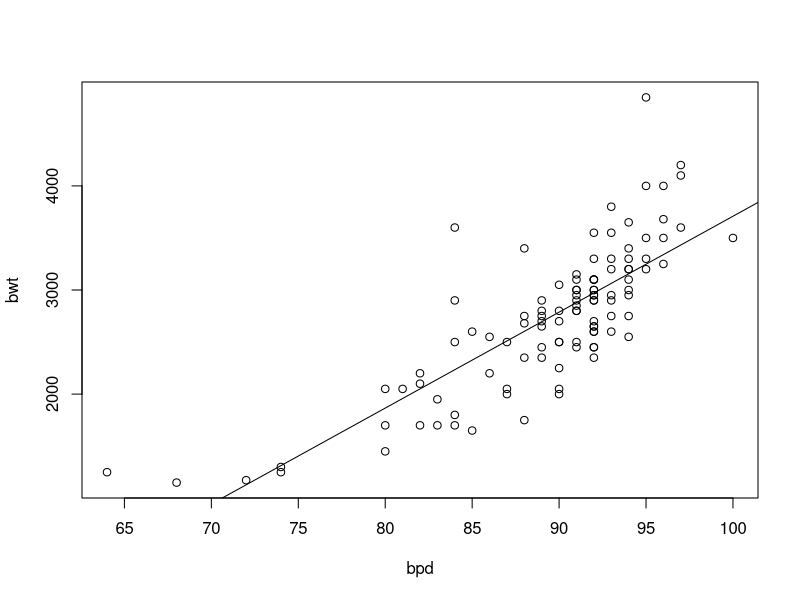
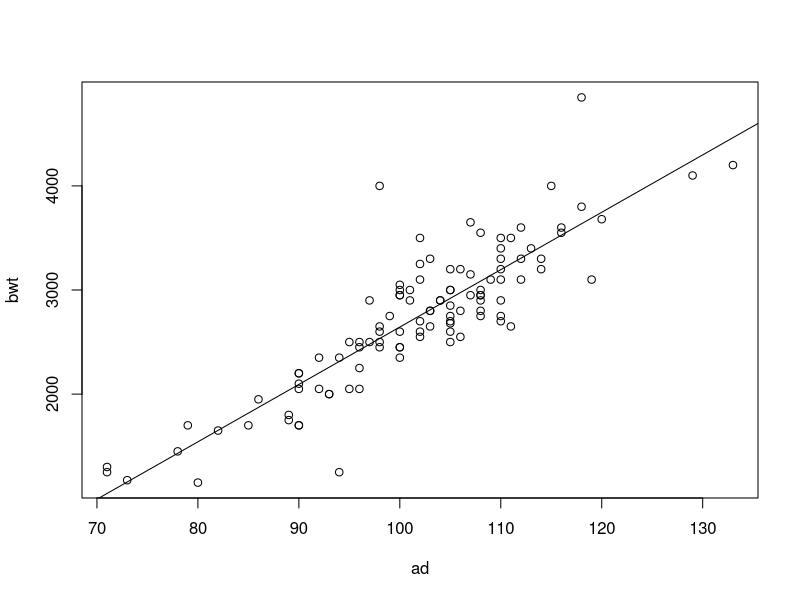

The R source for these figures, in order:
secher<-read.table("secher.txt",header=T)
model<-lm(bwt~bpd, data=secher)
sum.model<-summary(model)
R2<-sum.model$r.squared
f<-sum.model$fstatistic 
p.value<-pf(f[1],f[2],f[3],lower.tail=F)
output<-sprintf("R2 = %f and p-value=%f", R2, p.value)
cat(output)
intercept<-model$coefficients[1]
slope<-model$coefficients[2] 
output<-sprintf("slope=%f  intercept=%f",slope, intercept)
cat(output)
png("graph1.png")
plot(bwt~bpd, data=secher)
abline(model)
dev.off()

model2<-lm(bwt~ad, data=secher)
sum.model2<-summary(model2)
R22<-sum.model2$r.squared
f2<-sum.model2$fstatistic 
p.value2<-pf(f[1],f[2],f[3],lower.tail=F)
output2<-sprintf("R2_2 = %f and p-value_2=%f", R22, p.value2)
cat(output2)
intercept2<-model2$coefficients[1]
slope2<-model2$coefficients[2] 
output2<-sprintf("slope_2=%f2  intercept_2=%f2",slope2, intercept2)
cat(output2)
png("graph2.png")
plot(bwt~ad, data=secher)
abline(model2)
dev.off()
